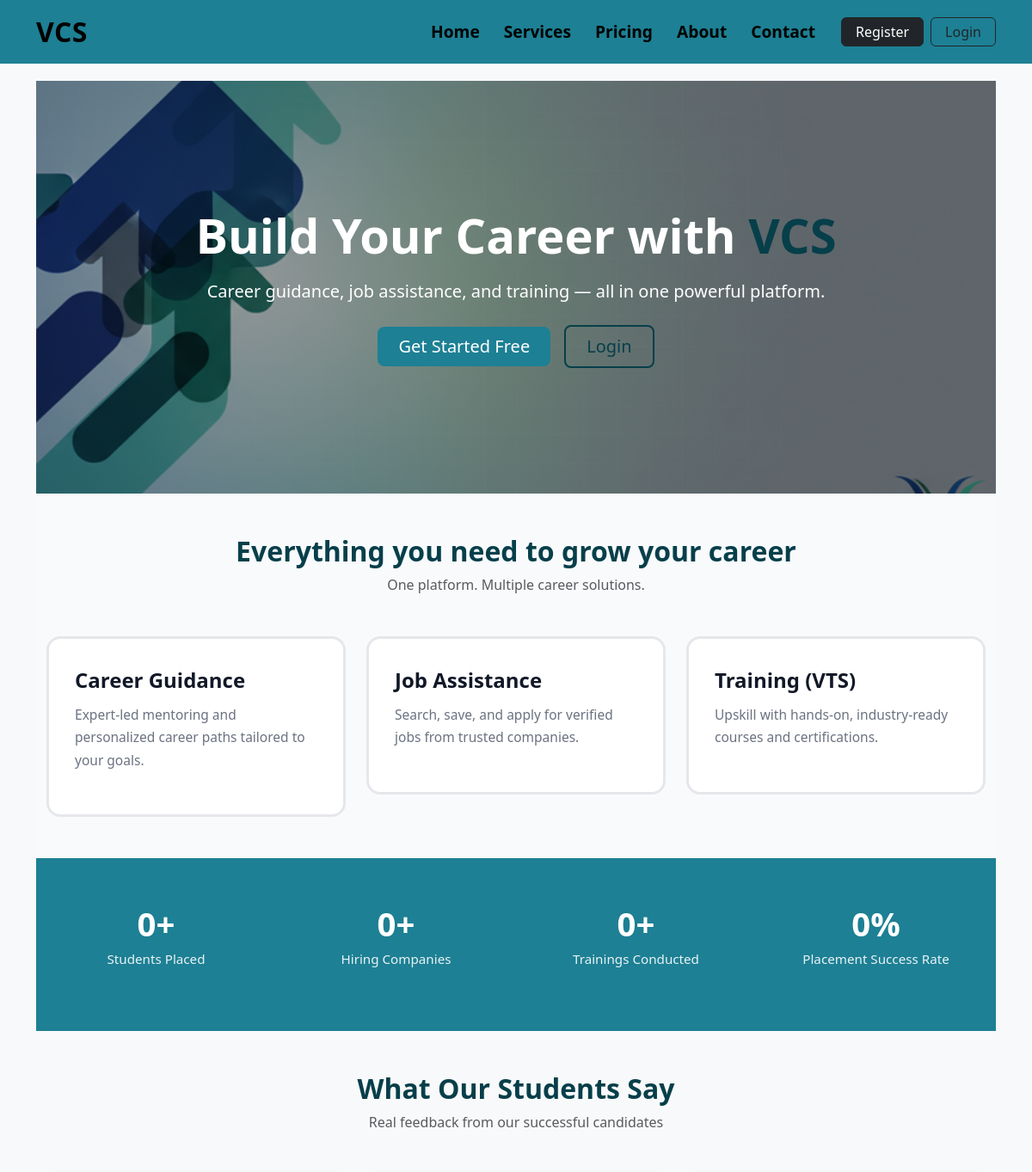
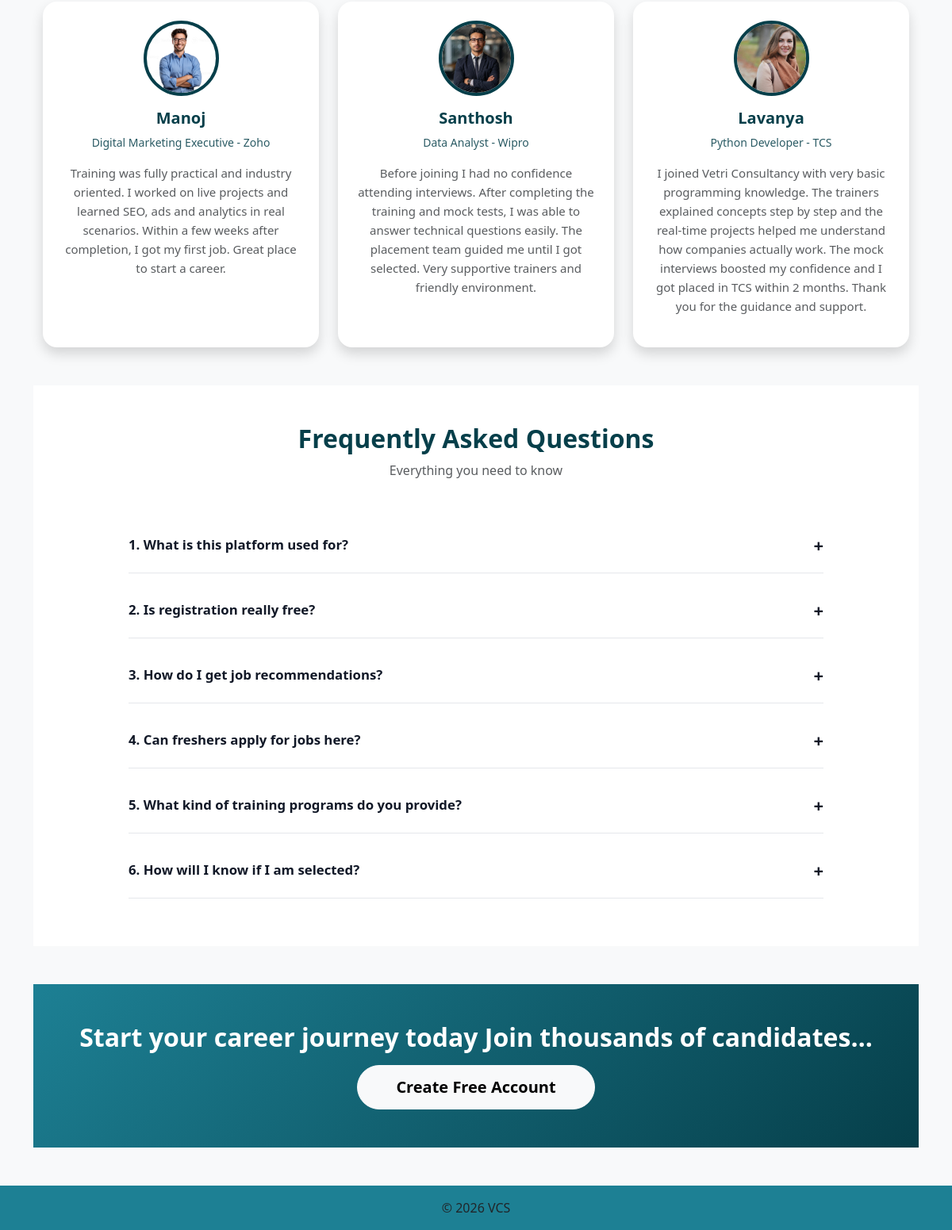
The page / on the database its author committed (2 pictures, top to bottom).
### core/models.py (models this page shows, shortened)
class HomeHero(models.Model):
    title = models.CharField(max_length=200)
    highlight_text = models.CharField(max_length=100, blank=True)
    subtitle = models.TextField()
    background_image = models.ImageField(upload_to="home/hero/")
    overlay_opacity = models.FloatField(
        default=0.4,
        help_text="0 = no overlay, 1 = fully dark"
    )
    is_active = models.BooleanField(default=True)
    updated_at = models.DateTimeField(auto_now=True)
    class Meta:
        verbose_name = "Homepage Hero Section"
        verbose_name_plural = "Homepage Hero Section"

class HomeFeature(models.Model):
    LINK_TYPE = (
        ("enquiry", "Career Enquiry Page"),
        ("jobs", "Jobs Page"),
        ("training", "Training Page"),
    )
    section = models.ForeignKey(
        FeatureSection,
        on_delete=models.CASCADE,
        related_name="features",
        default=1
    )
    title = models.CharField(max_length=100)
    description = models.TextField()
    link_type = models.CharField(max_length=20, choices=LINK_TYPE)
    order = models.PositiveIntegerField(default=0)
    is_active = models.BooleanField(default=True)
    class Meta:
        ordering = ["order"]

class SiteStatistic(models.Model):
    label = models.CharField(max_length=100)
    value = models.PositiveIntegerField()
    suffix = models.CharField(max_length=10, blank=True, help_text="Example: + or %")
    order = models.PositiveIntegerField(default=0)
    is_active = models.BooleanField(default=True)
    class Meta:
        ordering = ["order"]
        verbose_name = "Homepage Statistic"
        verbose_name_plural = "Homepage Statistics"

class Testimonial(models.Model):
    name = models.CharField(max_length=100)
    designation = models.CharField(max_length=150, blank=True)
    company = models.CharField(max_length=150, blank=True)
    message = models.TextField()
    photo = models.ImageField(upload_to="testimonials/")
    is_active = models.BooleanField(default=True)
    created_at = models.DateTimeField(auto_now_add=True)

class FAQ(models.Model):
    question = models.CharField(max_length=255)
    answer = models.TextField()
    order = models.PositiveIntegerField(default=0)
    is_active = models.BooleanField(default=True)
    class Meta:
        ordering = ['order']

class HomeCTA(models.Model):
    title = models.CharField(max_length=200)
    subtitle = models.TextField(blank=True)
    button_text = models.CharField(max_length=50, default="Create Free Account")
    is_active = models.BooleanField(default=True)
    class Meta:
        verbose_name = "Homepage Bottom CTA"
        verbose_name_plural = "Homepage Bottom CTA"

### core/views.py (the view, shortened to what this page needs)
# urls.py: path("", views.public_home, name="public_home"),
def public_home(request):
    if request.user.is_authenticated and request.user.is_staff:
        return redirect("admin_dashboard")
    hero = HomeHero.objects.filter(is_active=True).first()
    feature_section = FeatureSection.objects.filter(is_active=True).first()
    if feature_section:
        features = feature_section.features.filter(is_active=True).order_by("order")
    else:
        features = []
    stats = SiteStatistic.objects.filter(is_active=True)
    cta = HomeCTA.objects.filter(is_active=True).first()
    faqs = FAQ.objects.filter(is_active=True).order_by("order")
    testimonials = Testimonial.objects.filter(is_active=True).order_by("-created_at")[:6]
    context = {
        "hero": hero,
        "feature_section": feature_section,
        "features": features,
        "stats": stats,
        "cta": cta,
        "faqs": faqs,
        "testimonials": testimonials
    }
    return render(request, "core/home.html", context)

### core/templates/core/home.html (shortened to what this page needs)
{% extends "accounts/base.html" %}
{% block content %}
{% if hero %}
<section class="hero-section text-white text-center d-flex align-items-center justify-content-center"
        style="
            min-height: 60vh;
            background: linear-gradient(
                rgba(0,0,0,{{ hero.overlay_opacity }}),
                rgba(0,0,0,{{ hero.overlay_opacity }})
            ),
            url('{{ hero.background_image.url }}') center/cover no-repeat;
        ">
  <div class="container" style="max-width: 900px;">
    <h1 class="display-4 fw-bold mb-3">
      {{ hero.title }}
      {% if hero.highlight_text %}
        <span class="brand-highlight">{{ hero.highlight_text }}</span>
      {% endif %}
    </h1>
<p class="lead mb-4">
  {{ hero.subtitle }}
</p>
<div class="d-flex justify-content-center gap-3 flex-column flex-sm-row align-items-center">
  {% if user.is_authenticated %}
    <a href="{% url 'dashboard' %}" class="btn homebutton btn-lg px-4">
      Go to Dashboard
    </a>
  {% else %}
    <a href="{% url 'register' %}" class="btn homebutton btn-lg px-4">
      Get Started Free
    </a>
    <a href="{% url 'login' %}" class="btn homebutton-outline btn-lg px-4">
      Login
    </a>
  {% endif %}
</div>
  </div>
</section>
{% endif %}
{% if features %}
<section class="services-section py-5">
  <div class="container">
    <div class="text-center mb-5">
      <h2 class="fw-bold faq_text">Everything you need to grow your career</h2>
      <p class="text-muted mt-2">One platform. Multiple career solutions.</p>
    </div>
    <div class="row g-4">
      {% for feature in features %}
      <div class="col-md-4">
        {% if not user.is_authenticated %}
            {% url 'login' as link %}
        {% else %}
            {% if feature.link_type == "enquiry" %}
                {% url 'training_enquiry_chat' 1 as link %}
            {% elif feature.link_type == "jobs" %}
                {% url 'search_jobs' as link %}
            {% elif feature.link_type == "training" %}
                {% url 'training_list' as link %}
            {% endif %}
        {% endif %}
        <a href="{{ link }}" class="service-card-link">
          <div class="service-card">
            <h4 class="service-title">{{ feature.title }}</h4>
            <p class="service-text">{{ feature.description }}</p>
          </div>
        </a>
      </div>
      {% endfor %}
    </div>
  </div>
</section>
{% endif %}
{% if not user.is_authenticated %}
<section class="stats-section py-5">
  <div class="container">
    <div class="row text-center">
  {% for stat in stats %}
  <div class="col-6 col-md-3 mb-4">
    <div class="stat-number" data-target="{{ stat.value }}" data-suffix="{{ stat.suffix }}">
      0{{ stat.suffix }}
    </div>
    <div class="stat-label">{{ stat.label }}</div>
  </div>
  {% endfor %}
</div>
  </div>
</section>
{% endif %}
  <section class="testimonial-section py-5 bg-light">
    <div class="container">
      <div class="text-center mb-5">
        <h2 class="fw-bold">What Our Students Say</h2>
        <p class="text-muted">Real feedback from our successful candidates</p>
      </div>
      <div class="row g-4">
        {% for t in testimonials %}
        <div class="col-md-4">
          <div class="card border-0 shadow h-100 text-center p-4 testimonial-card">
            <img src="{{ t.photo.url }}" class="rounded-circle mx-auto mb-3 testimonial-img">
            <h5 class="fw-semibold">{{ t.name }}</h5>
            <small class="brand-role">
              {{ t.designation }}{% if t.company %} - {{ t.company }}{% endif %}
            </small>
            <p class="mt-3 text-muted">
              {{ t.message }}
            </p>
          </div>
        </div>
        {% empty %}
          <p class="text-center text-muted">No testimonials yet</p>
        {% endfor %}
      </div>
    </div>
  </section>
<section class="faq-section py-5">
  <div class="container" style="max-width: 900px;">
    <div class="text-center mb-5">
      <h2 class="fw-bold faq_text">Frequently Asked Questions</h2>
      <p class="text-muted">Everything you need to know</p>
    </div>
    <div class="faq-wrapper">
      {% for faq in faqs %}
      <div class="faq-item">
        <button class="faq-question" aria-expanded="false">
          {{ faq.question }}
          <span class="faq-icon">+</span>
        </button>
      </div>
      {% empty %}
      <div class="text-center text-muted py-4">
        FAQs will be updated soon.
      </div>
      {% endfor %}
    </div>
  </div>
</section>
{% if not user.is_authenticated and cta %}
<section class="cta-section text-center py-5 mt-5">
  <div class="container">
    <h2 class="fw-bold mb-3">{{ cta.title }}</h2>
    <a href="{% url 'register' %}" class="btn btn-light btn-lg px-5">
      {{ cta.button_text }}
    </a>
  </div>
</section>
{% endif %}
{% endblock %}

### accounts/templates/accounts/base.html (style rules this page uses)
body { padding-top: 70px; background-color: #f8f9fa; }

### core/templates/core/home.html (style rules this page uses)
:root { --primary:#1d8094; --primary-dark:#063f4a; --primary-hover:#166978; }
.brand-highlight { color: var(--primary-dark); }
.homebutton { background:var(--primary); border:var(--primary); color:#fff; }
.homebutton-outline { color:var(--primary-dark); border:2px solid var(--primary-dark); background:transparent; }
.services-section { background:#f8fafc; }
.service-card-link { text-decoration:none;color:inherit;display:block; }
.service-card { background: #fff; border-radius: 16px; padding: 34px 30px; border: 3px solid #e5e7eb; transition: transform .35s ease, box-shadow .35s ease, border-color .35s ease; position: relative; overflow: hidden; will-change: transform; }
.service-card::before { content: ""; position: absolute; inset: 0 0 auto 0; height: 4px; width: 0%; background: linear-gradient(90deg, var(--primary), var(--primary-dark)); border-top-left-radius: 16px; border-top-right-radius: 16px; transition: width .35s ease; }
.service-title { font-weight:600;margin-bottom:12px;color:#111827; }
.service-text { color:#6b7280;font-size:.97rem;line-height:1.7; }
.stats-section { background:var(--primary);color:#fff; }
.stat-number { font-size:2.4rem;font-weight:700; }
.stat-label { opacity:.9;font-size:.95rem; }
.cta-section { background: linear-gradient(135deg, var(--primary), var(--primary-dark)); color:white; }
.cta-section .btn { font-weight:600; border-radius:50px; padding:12px 28px; }
.faq-section { background:#ffffff; }
.faq-item { border-bottom:1px solid #e5e7eb; margin-bottom:12px; }
.faq-question { width:100%; text-align:left; background:none; border:none; padding:18px 0; font-weight:600; font-size:1.05rem; display:flex; justify-content:space-between; align-items:center; cursor:pointer; color:#111827; }
.faq-icon { font-size:22px; transition:.3s; }
.faq_text { color:#063f4a; }
.testimonial-section { background: #f5fbfc; }
.testimonial-card { border-radius: 18px; transition: 0.35s ease; background: #ffffff; }
.testimonial-img { width: 95px; height: 95px; object-fit: cover; border-radius: 50%; border: 4px solid #063f4a; }
.testimonial-card h5 { color: #063f4a; font-weight: 600; }
.brand-role { color: #063f4a; font-weight: 500; opacity: 0.85; }
.testimonial-card p { color: #4a5a5e; font-size: 15px; line-height: 1.6; }
.testimonial-section h2 { color: #063f4a; }

### rows shown on the page
HomeHero: background_image (picture), title "Build Your Career with", highlight_text "VCS", subtitle "Career guidance, job assistance, and training — all in one powerful platform."
HomeFeature: title "Career Guidance", description "Expert-led mentoring and personalized career paths tailored to your goals."
HomeFeature: title "Job Assistance", description "Search, save, and apply for verified jobs from trusted companies."
HomeFeature: title "Training (VTS)", description "Upskill with hands-on, industry-ready courses and certifications."
SiteStatistic: suffix "+", label "Students Placed"
SiteStatistic: suffix "+", label "Hiring Companies"
SiteStatistic: suffix "+", label "Trainings Conducted"
SiteStatistic: suffix "%", label "Placement Success Rate"
Testimonial: photo (picture), name "Manoj", designation "Digital Marketing Executive", company "Zoho", message "Training was fully practical and industry oriented. I worked on live projects and learned SEO, ads and analytics in real scenarios. Within a few weeks after completion, I got my first job. Great place to start a career."
Testimonial: photo (picture), name "Santhosh", designation "Data Analyst", company "Wipro", message "Before joining I had no confidence attending interviews. After completing the training and mock tests, I was able to answer technical questions easily. The placement team guided me until I got selected. Very supportive trainers and friendly environment."
Testimonial: photo (picture), name "Lavanya", designation "Python Developer", company "TCS", message "I joined Vetri Consultancy with very basic programming knowledge. The trainers explained concepts step by step and the real-time projects helped me understand how companies actually work. The mock interviews boosted my confidence and I got placed in TCS within 2 months. Thank you for the guidance and support."
FAQ: question "1. What is this platform used for?"
FAQ: question "2. Is registration really free?"
FAQ: question "3. How do I get job recommendations?"
FAQ: question "4. Can freshers apply for jobs here?"
FAQ: question "5. What kind of training programs do you provide?"
FAQ: question "6. How will I know if I am selected?"
HomeCTA: title "Start your career journey today Join thousands of candidates…", button_text "Create Free Account"
